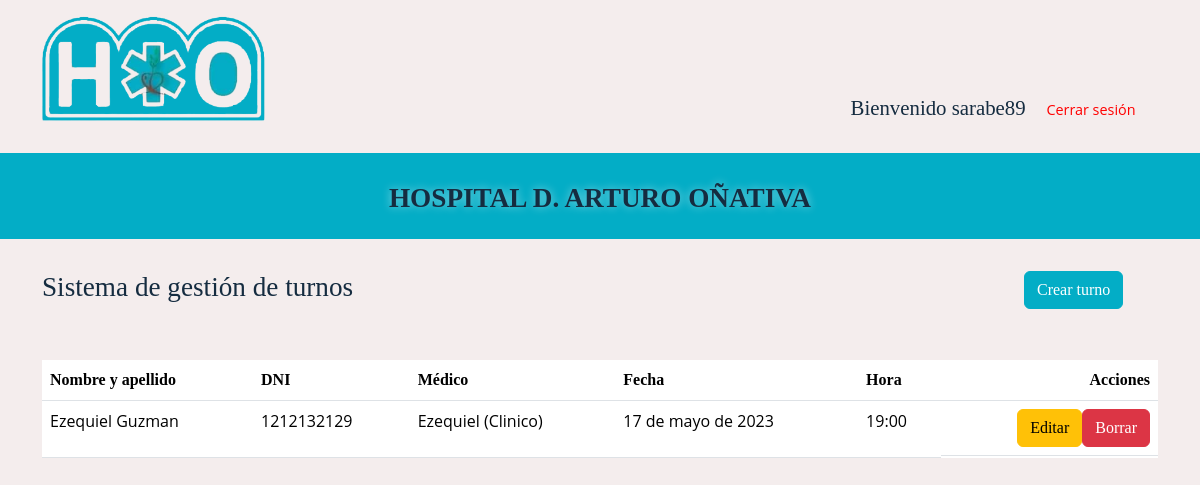
Page / (signed in) on the earlier database version.
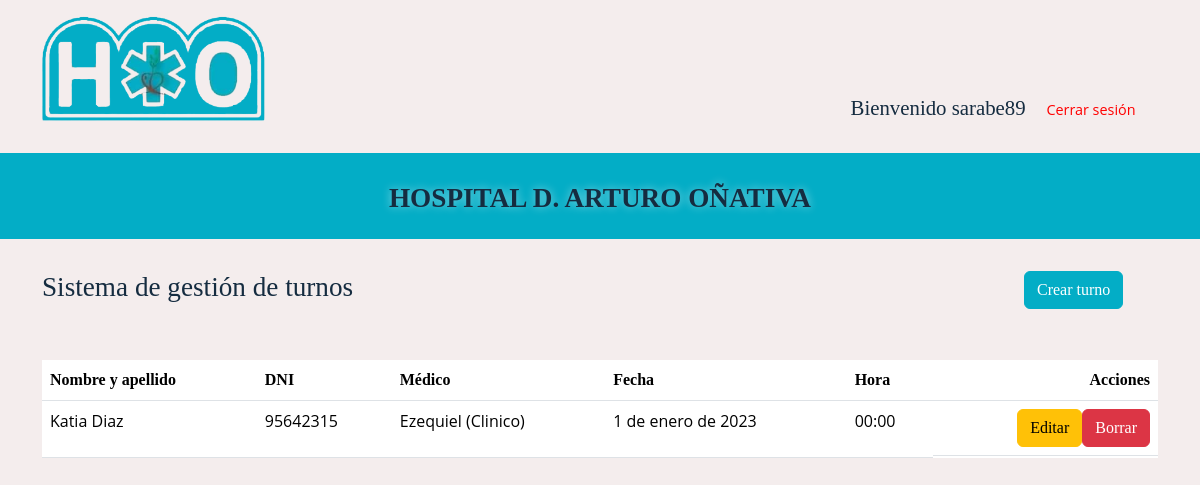
Same page on the later database version.
### turnos/models.py (models this page shows, shortened)
class Turno(models.Model):
    nombre = models.CharField( max_length=50, null=True)
    apellido = models.CharField( max_length=50, null=True)
    dni = models.IntegerField(default=0)
    medico = models.ForeignKey(Medico, on_delete=models.CASCADE)
    fecha = models.DateField(default='2023-01-01')
    hora = models.TimeField(default='00:00')

class Medico(models.Model):
    nombre = models.CharField(max_length=50)
    especialidad = models.CharField(max_length=45)
    def __str__(self):
        return f'{self.nombre}  ({self.especialidad})'

### turnos/views.py (the view)
# urls.py: path('', views.ver_turnos, name = 'ver_turnos'),
@login_required
def ver_turnos(request):
    turnos = Turno.objects.all().order_by('fecha')
    if request.method == 'POST':
        form = TurnoForm(request.POST)
        form.save()
        return redirect('ver_turnos')
    else:
        form = TurnoForm()
    pertenece_admin = request.user.groups.filter(name='admin').exists()
    pertenece_secretario = request.user.groups.filter(name='secretario').exists()
    return render(request, 'turnos.html', {'turnos': turnos, 'form': form,'pertenece_admin': pertenece_admin,
        'pertenece_secretario': pertenece_secretario})

### turnos/templates/turnos.html (shortened to what this page needs)
{% load crispy_forms_tags %}
<!DOCTYPE html>
<html lang="en">
<head>
  <link href="https://cdn.jsdelivr.net/npm/bootstrap@5.3.2/dist/css/bootstrap.min.css" rel="stylesheet"
>
  <link rel="stylesheet" href="../static/componentes/css/turnos.css">
</head>
<body>
  <header>
    <div class="container-fluid">
      <div class="container contheader">
        <div class="cont_logo">
          <a class="logo-img" src="#">
            <img src="../static/componentes/img/logo ajustado.png" alt="Logo hospital">
          </a>
        </div>
        <div class="cont_username">
          <h3>Bienvenido {{ user.username }}</h3>
        </div>
        <div class="cont_Cerrar">
          <a href="{% url 'salir' %}">Cerrar sesión</a>
        </div>
      </div>
    </div>
    <div class="titulo">
      <a class="titulo-pag">
        <h1>HOSPITAL D. ARTURO OÑATIVA</h1>
      </a>
    </div>
    <main>
      <div class="container contenedor">
        <div class="row">
          <div class="col-7">
            <h2>Sistema de gestión de turnos</h2>
          </div>
          <div class="col-3">
          </div>
          <div class="col-2">
            {% if pertenece_admin %}
            <button type="button" class="btn btn-primary boton_CT" data-bs-toggle="modal"
              data-bs-target="#exampleModal">
              Crear turno
            </button>
            {% endif %}
          </div>
        </div>
      </div>
      <br><br>
      <div class="container-fluid">
        <div class="container">
          <div class="table-responsive">
            <table class="table align-middle mb-0 bg-white">
              <thead class="bg-light">
                <tr>
                  <th>Nombre y apellido</th>
                  <th>DNI</th>
                  <th>Médico</th>
                  <th>Fecha</th>
                  <th>Hora</th>
                  {% if pertenece_admin %}
                  <th class="acciones">Acciones</th>
                  {% endif %}
                </tr>
              </thead>
              {% for turno in turnos %}
              <tbody>
                <tr>
                  <td>
                    <p> {{ turno.nombre|title }} {{ turno.apellido|title }}</p>
                  </td>
                  <td>
                    <p> {{ turno.dni }}</p>
                  </td>
                  <td>
                    <p> {{ turno.medico|title }}</p>
                  </td>
                  <td>
                    <p>{{ turno.fecha }}</p>
                  </td>
                  <td>
                    <p>{{ turno.hora }}</p>
                  </td>
                  {% if pertenece_admin %}
                  <td class="d-flex">
                    <a class='btn btn-warning' href="{% url 'editar_turno' turno.id %}">Editar</a>
                    <form method="post" action="{% url 'borrar_turno' turno.id %}">
                      <button type="submit" class='btn btn-danger'>Borrar</button>
                    </form>
                  </td>
                  {% endif %}
                </tr>
              </tbody>
              {% endfor %}
            </table>
          </div>
        </div>
    </main>
</body>
</html>

### turnos/static/componentes/css/turnos.css (style rules this page uses)
body { margin-right: 10px; margin: 0%; background-color: #f4eded; font-family: 'Merriweather', serif; align-items: center; }
h1, h2 { font-size: 1.7em; color: #152C40; }
h3 { font-size: 1em; color: #152C40; }
p { font-family: 'Open Sans', sans-serif; }
a { text-decoration: none; color: #152C40; }
.contheader { display: flex; padding-top: 1em; align-items: flex-end }
.cont_logo { width: 20%; }
.cont_username { width: 70%; padding-right: 1em; text-align: right; font-size: 1.3em; color: #152C40; font-family: 'Merriweather', serif; }
.cont_username h3 { margin: 0; }
.cont_Cerrar { width: 10%; font-size: 0.9em; font-family: 'Open Sans', sans-serif; }
.cont_Cerrar a { color: red; }
.contheader img { width: 100%; }
.d-flex { justify-content: flex-end }
.acciones { text-align: right; }
.titulo { display: flex; justify-content: center; margin-top: 2em; align-items: center; text-align: center; width: 100%; background-color: #03ADC6; color: white; text-shadow: 0 0 10px #fff8; }
.titulo .titulo-pag { margin: 0; padding: 1em; max-width: 90%; text-decoration: none; text-shadow: 0 0 10px #fff8; }
.titulo-pag h1 { font-family: 'Merriweather', serif; color: #152C40; padding-top: 0.5em; font-weight: bold; }
.contenedor { margin-top: 2em; }
.boton_CT { margin-left: 2em; background-color: #03ADC6; border-color: #03ADC6; }

Differences in the rows shown:
removed Turno: nombre "Ezequiel", apellido "Guzman", dni "1212132129", medico "Ezequiel (Clinico)", fecha "17 de mayo de 2023", hora "19:00"
added Turno: nombre "Katia", apellido "Diaz", dni "95642315", medico "Ezequiel (Clinico)", fecha "1 de enero de 2023", hora "00:00"
